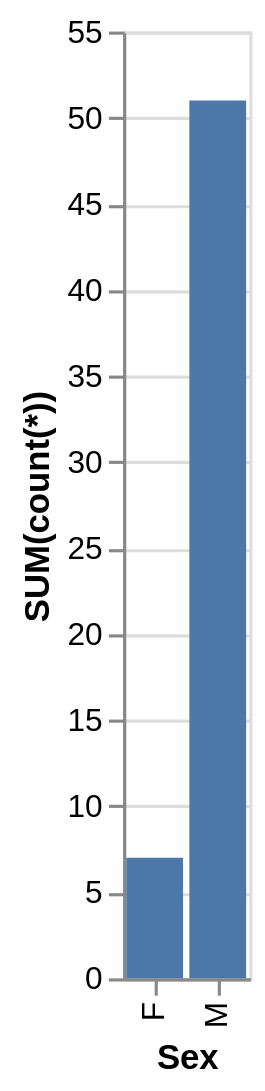

Source (Vega-Lite JSON):
### Vega-Lite specification from a JSON file in a GitHub repository (floating-point values rounded to 4 significant figures)
{"data": {"values": [{"x_data": "F", "y_data": 7}, {"x_data": "M", "y_data": 51}]}, "mark": "bar", "encoding": {"x": {"field": "x_data", "type": "nominal", "title": "Sex", "sort": {"op": "sum", "field": "y_data", "order": "ascending"}}, "y": {"field": "y_data", "type": "quantitative", "title": "SUM(count(*))"}}}
